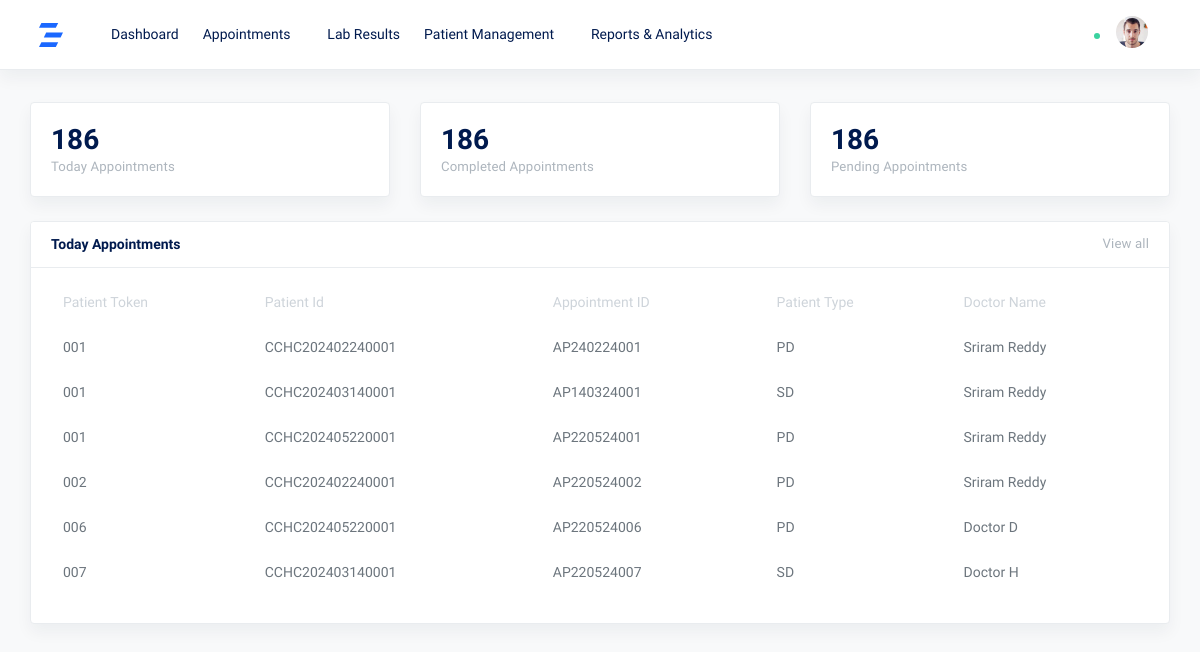
Screenshot of /junior_doctor/juniorDoctor_dashboard with the database file from the repository.
### patient/models.py (models this page shows, shortened)
class Visit(models.Model):
    appointment_id = models.CharField(max_length=12, unique=True,primary_key=True)
    patient_id = models.ForeignKey('PatientPrimaryData', on_delete=models.CASCADE)
    visit_date = models.DateField()
    doctor_name = models.CharField(max_length=50)
    patient_type = models.CharField(max_length=20)
    doctor_fee = models.DecimalField(max_digits=10, decimal_places=2)
    gst = models.DecimalField(max_digits=10, decimal_places=2)
    discount = models.DecimalField(max_digits=10, decimal_places=2)
    subtotal = models.DecimalField(max_digits=10, decimal_places=2)
    total_amount = models.DecimalField(max_digits=10, decimal_places=2)
    today_date = models.DateField(auto_now_add=True)
    patient_token = models.CharField(max_length=6)

class PatientPrimaryData(models.Model):
    patient_id = models.CharField(max_length=16, unique=True)
    patient_name = models.CharField(max_length=100)
    patient_age = models.PositiveIntegerField()
    patient_dob = models.DateField()
    patient_gender = models.CharField(max_length=10)
    mobile_number = models.CharField(max_length=17)
    guardian_name = models.CharField(max_length=100)
    relationship = models.CharField(max_length=100)
    registration_date = models.DateField(default=timezone.now)
    state = models.CharField(max_length=100)
    district = models.CharField(max_length=100)
    address=models.TextField(max_length=250, default='')
    def __str__(self):
        return self.patient_id

### junior_doctor/views.py (the view)
# urls.py: path('juniorDoctor_dashboard',views.juniorDoctor_dashboard,name='juniorDoctor_dashboard'),
def juniorDoctor_dashboard(request):
    patient=Visit.objects.all()[:6]
    context={
        'patient':patient,
    }
    return render(request,'juniorDoctor_dashboard.html',context)

### templates/juniorDoctor_dashboard.html
{% extends 'juniorDoctor_base.html' %}
{% block body %}
<div class="container-fluid">
          <div class="row justify-content-center">
<div class="col-12">
<div class="row">
<div class="col-md-4 mb-4">
                  <div class="card shadow">
                    <div class="card-body">
                      <div class="row align-items-center">
                        <div class="col">
                          <span class="h2 mb-0">186</span>
                          <p class="small text-muted mb-0">Today Appointments</p>
                        </div>
                        <div class="col-auto">
                          <span class="fe fe-32 fe-users text-muted mb-0"></span>
                        </div>
                      </div>
                    </div>
                  </div>
                </div>
                <div class="col-md-4 mb-4">
                  <div class="card shadow">
                    <div class="card-body">
                      <div class="row align-items-center">
                        <div class="col">
                          <span class="h2 mb-0">186</span>
                          <p class="small text-muted mb-0">Completed Appointments</p>
                        </div>
                        <div class="col-auto">
                          <span class="fe fe-32 fe-users text-muted mb-0"></span>
                        </div>
                      </div>
                    </div>
                  </div>
                </div>
                <div class="col-md-4 mb-4">
                  <div class="card shadow">
                    <div class="card-body">
                      <div class="row align-items-center">
                        <div class="col">
                          <span class="h2 mb-0">186</span>
                          <p class="small text-muted mb-0">Pending Appointments</p>
                        </div>
                        <div class="col-auto">
                          <span class="fe fe-32 fe-users text-muted mb-0"></span>
                        </div>
                      </div>
                    </div>
                  </div>
                </div>
</div>
 <div class="row">
      <div class="col-md-12 col-lg-12">
        <div class="card shadow">
          <div class="card-header">
            <strong class="card-title">Today Appointments</strong>
            <a class="float-right small text-muted" href="{% url 'junior_doctor:juniorDoctor_appointmentList' %}">View all</a>
          </div>
          <div class="card-body my-n2">
            <table class="table table-striped table-hover table-borderless">
              <thead>
                <tr>
                  <th>Patient Token</th>
                  <th>Patient Id</th>
                  <th>Appointment ID</th>
                  <th>Patient Type</th>
                  <th>Doctor Name</th>
                </tr>
              </thead>
              <tbody>
                {% for x in patient %}
                <tr>
                  <td>{{ x.patient_token }}</td>
                  <td>{{ x.patient_id }}</td>
                  <td>{{ x.appointment_id }}</td>
                  <td>{{ x.patient_type }}</td>
                  <td>{{ x.doctor_name }}</td>
                </tr>
                {% endfor %}
              </tbody>
            </table>
            </div>
            </div>
            </div>
            </div>
</div>
{% endblock %}

### static/assets/doctor/css/feather.css (style rules this page uses)
.fe { font-family: "feather" !important; speak: none; font-style: normal; font-weight: normal; font-variant: normal; text-transform: none; line-height: 1; -webkit-font-smoothing: antialiased; -moz-osx-font-smoothing: grayscale; }
.fe-32 { font-size: 32px; }
.fe-users:before { content: ""; }

### rows the page displays
Visit: patient_token "001", patient_id "CCHC202402240001", appointment_id "AP240224001", patient_type "PD", doctor_name "Sriram Reddy"
Visit: patient_token "001", patient_id "CCHC202403140001", appointment_id "AP140324001", patient_type "SD", doctor_name "Sriram Reddy"
Visit: patient_token "001", patient_id "CCHC202405220001", appointment_id "AP220524001", patient_type "PD", doctor_name "Sriram Reddy"
Visit: patient_token "002", patient_id "CCHC202402240001", appointment_id "AP220524002", patient_type "PD", doctor_name "Sriram Reddy"
Visit: patient_token "006", patient_id "CCHC202405220001", appointment_id "AP220524006", patient_type "PD", doctor_name "Doctor D"
Visit: patient_token "007", patient_id "CCHC202403140001", appointment_id "AP220524007", patient_type "SD", doctor_name "Doctor H"
